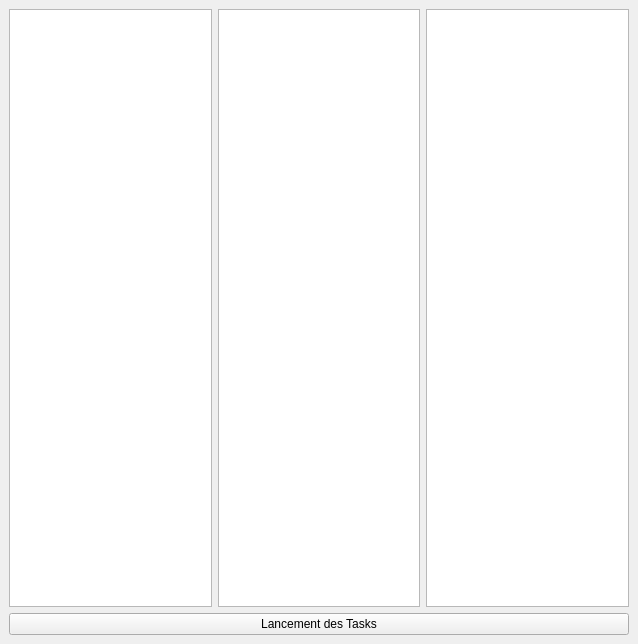
<?xml version="1.0" encoding="UTF-8"?>
<ui version="4.0">
 <class>MainWindow</class>
 <widget class="QMainWindow" name="MainWindow">
  <property name="geometry">
   <rect>
    <x>0</x>
    <y>0</y>
    <width>638</width>
    <height>644</height>
   </rect>
  </property>
  <property name="windowTitle">
   <string>Tool Interface</string>
  </property>
  <widget class="QWidget" name="centralwidget">
   <layout class="QGridLayout" name="gridLayout">
    <item row="0" column="0">
     <layout class="QVBoxLayout" name="totalLayout">
      <item>
       <layout class="QHBoxLayout" name="listeLayout">
        <item>
         <widget class="QListView" name="entitiesPath"/>
        </item>
        <item>
         <widget class="QListView" name="availTasks"/>
        </item>
        <item>
         <widget class="QListView" name="queueTasks"/>
        </item>
       </layout>
      </item>
     </layout>
    </item>
    <item row="1" column="0">
     <widget class="QPushButton" name="validButton">
      <property name="text">
       <string>Lancement des Tasks</string>
      </property>
     </widget>
    </item>
   </layout>
  </widget>
 </widget>
 <resources/>
 <connections/>
</ui>
